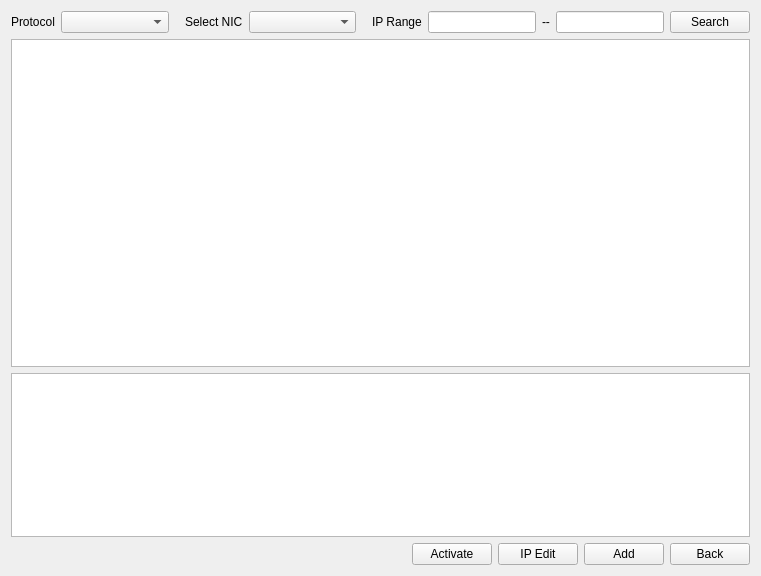
<?xml version="1.0" encoding="UTF-8"?>
<ui version="4.0">
 <class>DeviceSearch</class>
 <widget class="QWidget" name="DeviceSearch">
  <property name="geometry">
   <rect>
    <x>0</x>
    <y>0</y>
    <width>761</width>
    <height>576</height>
   </rect>
  </property>
  <property name="windowTitle">
   <string>Form</string>
  </property>
  <layout class="QVBoxLayout" name="verticalLayout">
   <item>
    <layout class="QHBoxLayout" name="horizontalLayout">
     <item>
      <widget class="QLabel" name="label_protocol">
       <property name="text">
        <string>Protocol</string>
       </property>
      </widget>
     </item>
     <item>
      <widget class="ComboBox" name="comboBox_protocol">
       <property name="sizePolicy">
        <sizepolicy hsizetype="Expanding" vsizetype="Fixed">
         <horstretch>0</horstretch>
         <verstretch>0</verstretch>
        </sizepolicy>
       </property>
      </widget>
     </item>
     <item>
      <spacer name="horizontalSpacer">
       <property name="orientation">
        <enum>Qt::Horizontal</enum>
       </property>
       <property name="sizeType">
        <enum>QSizePolicy::Fixed</enum>
       </property>
       <property name="sizeHint" stdset="0">
        <size>
         <width>10</width>
         <height>20</height>
        </size>
       </property>
      </spacer>
     </item>
     <item>
      <widget class="QLabel" name="label_nic">
       <property name="text">
        <string>Select NIC</string>
       </property>
      </widget>
     </item>
     <item>
      <widget class="ComboBox" name="comboBox_nic">
       <property name="sizePolicy">
        <sizepolicy hsizetype="Expanding" vsizetype="Fixed">
         <horstretch>0</horstretch>
         <verstretch>0</verstretch>
        </sizepolicy>
       </property>
      </widget>
     </item>
     <item>
      <spacer name="horizontalSpacer_2">
       <property name="orientation">
        <enum>Qt::Horizontal</enum>
       </property>
       <property name="sizeType">
        <enum>QSizePolicy::Fixed</enum>
       </property>
       <property name="sizeHint" stdset="0">
        <size>
         <width>10</width>
         <height>20</height>
        </size>
       </property>
      </spacer>
     </item>
     <item>
      <widget class="QLabel" name="label_range">
       <property name="text">
        <string>IP Range</string>
       </property>
      </widget>
     </item>
     <item>
      <widget class="MyLineEdit" name="lineEdit_ip_min"/>
     </item>
     <item>
      <widget class="QLabel" name="label">
       <property name="text">
        <string>--</string>
       </property>
       <property name="style" stdset="0">
        <string>normal</string>
       </property>
      </widget>
     </item>
     <item>
      <widget class="MyLineEdit" name="lineEdit_ip_max"/>
     </item>
     <item>
      <widget class="MyPushButton" name="pushButton_search">
       <property name="text">
        <string>Search</string>
       </property>
      </widget>
     </item>
    </layout>
   </item>
   <item>
    <widget class="TableView" name="tableView">
     <property name="sizePolicy">
      <sizepolicy hsizetype="Expanding" vsizetype="Expanding">
       <horstretch>0</horstretch>
       <verstretch>2</verstretch>
      </sizepolicy>
     </property>
    </widget>
   </item>
   <item>
    <widget class="TableView" name="tableView_poe">
     <property name="sizePolicy">
      <sizepolicy hsizetype="Expanding" vsizetype="Expanding">
       <horstretch>0</horstretch>
       <verstretch>1</verstretch>
      </sizepolicy>
     </property>
    </widget>
   </item>
   <item>
    <layout class="QHBoxLayout" name="horizontalLayout_2">
     <item>
      <spacer name="horizontalSpacer_3">
       <property name="orientation">
        <enum>Qt::Horizontal</enum>
       </property>
       <property name="sizeHint" stdset="0">
        <size>
         <width>40</width>
         <height>20</height>
        </size>
       </property>
      </spacer>
     </item>
     <item>
      <widget class="MyPushButton" name="pushButton_activate">
       <property name="text">
        <string>Activate</string>
       </property>
      </widget>
     </item>
     <item>
      <widget class="MyPushButton" name="pushButton_ipEdit">
       <property name="text">
        <string>IP Edit</string>
       </property>
      </widget>
     </item>
     <item>
      <widget class="MyPushButton" name="pushButton_add">
       <property name="text">
        <string>Add</string>
       </property>
      </widget>
     </item>
     <item>
      <widget class="MyPushButton" name="pushButton_back">
       <property name="text">
        <string>Back</string>
       </property>
      </widget>
     </item>
    </layout>
   </item>
  </layout>
 </widget>
 <customwidgets>
  <customwidget>
   <class>ComboBox</class>
   <extends>QComboBox</extends>
   <header>combobox.h</header>
  </customwidget>
  <customwidget>
   <class>MyPushButton</class>
   <extends>QPushButton</extends>
   <header>mypushbutton.h</header>
  </customwidget>
  <customwidget>
   <class>MyLineEdit</class>
   <extends>QLineEdit</extends>
   <header>mylineedit.h</header>
  </customwidget>
  <customwidget>
   <class>TableView</class>
   <extends>QTableView</extends>
   <header>tableview.h</header>
  </customwidget>
 </customwidgets>
 <resources/>
 <connections/>
</ui>
